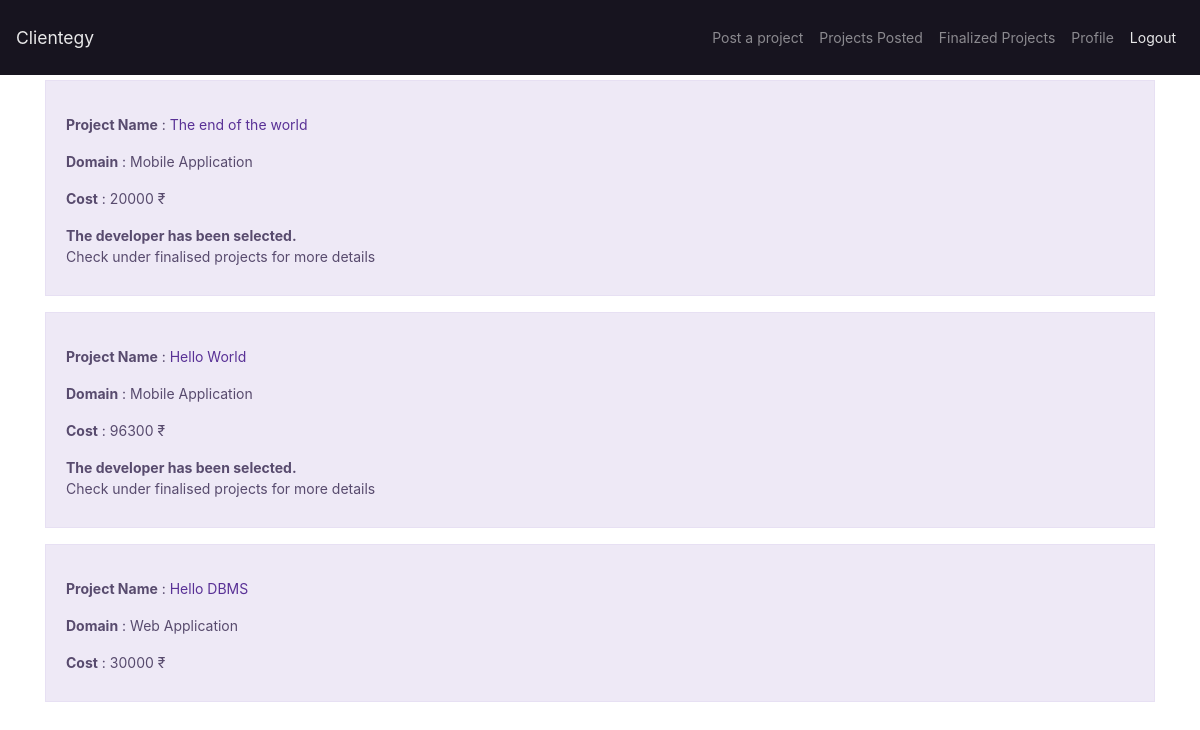
/client_posted_projects/ (signed in), run on the app's committed database.
### clientegy/models.py (models this page shows, shortened)
class Project(models.Model): # project model
    project_id = models.AutoField(primary_key = True)
    client_id = models.ForeignKey(Client,on_delete=models.CASCADE)
    title = models.TextField()
    description = models.TextField()
    domain = models.TextField() # app, desktop or web
    lvl_exp = models.TextField()
    offered_price = models.IntegerField()
    proj_selected_flag = models.BooleanField(default=False)

### clientegy/views.py (the view)
# urls.py: path('client_posted_projects/',posted_project,name='client_posted_projects'),
@login_required
def posted_project(request):
    has_projects = True
    user = Client.objects.get(user= request.user)
    particualarClientproj= Project.objects.filter(client_id=user)
    if(len(particualarClientproj)==0):
        has_projects = False
    return render(request,'client_posted_projects.html',{'posts':particualarClientproj,'has_projects':has_projects})

### clientegy/templates/client_posted_projects.html
{% extends 'base_client.html'%}
{% block body%}
<div class='container'>
  {%if not has_projects %}
  <br><h3>No projects Posted</h3>
</div>
  {%else%}
  {% for post in posts %}
    <div class='alert alert-dismissible alert-secondary' style="margin-top: 5px;">
      <br><p><b>Project Name</b> : <a href="/viewproject_client/{{post.project_id}}/">{{post.title}}</a></p>
      <p><b>Domain</b> : {{post.domain}}</p>
      <p><b>Cost</b> : {{post.offered_price}} ₹</p>
      {%if post.proj_selected_flag %}
      <strong>The developer has been selected.</strong>
      <p>Check under finalised projects for more details</p>
        {%endif%}
    </div>
{% endfor%}
{%endif%}
{% endblock%}

### data on the page
Project: title "The end of the world", domain "Mobile Application", offered_price "20000", proj_selected_flag "The developer has been selected.", shows "Check under finalised projects for more details"
Project: title "Hello World", domain "Mobile Application", offered_price "96300", proj_selected_flag "The developer has been selected.", shows "Check under finalised projects for more details"
Project: title "Hello DBMS", domain "Web Application", offered_price "30000"
